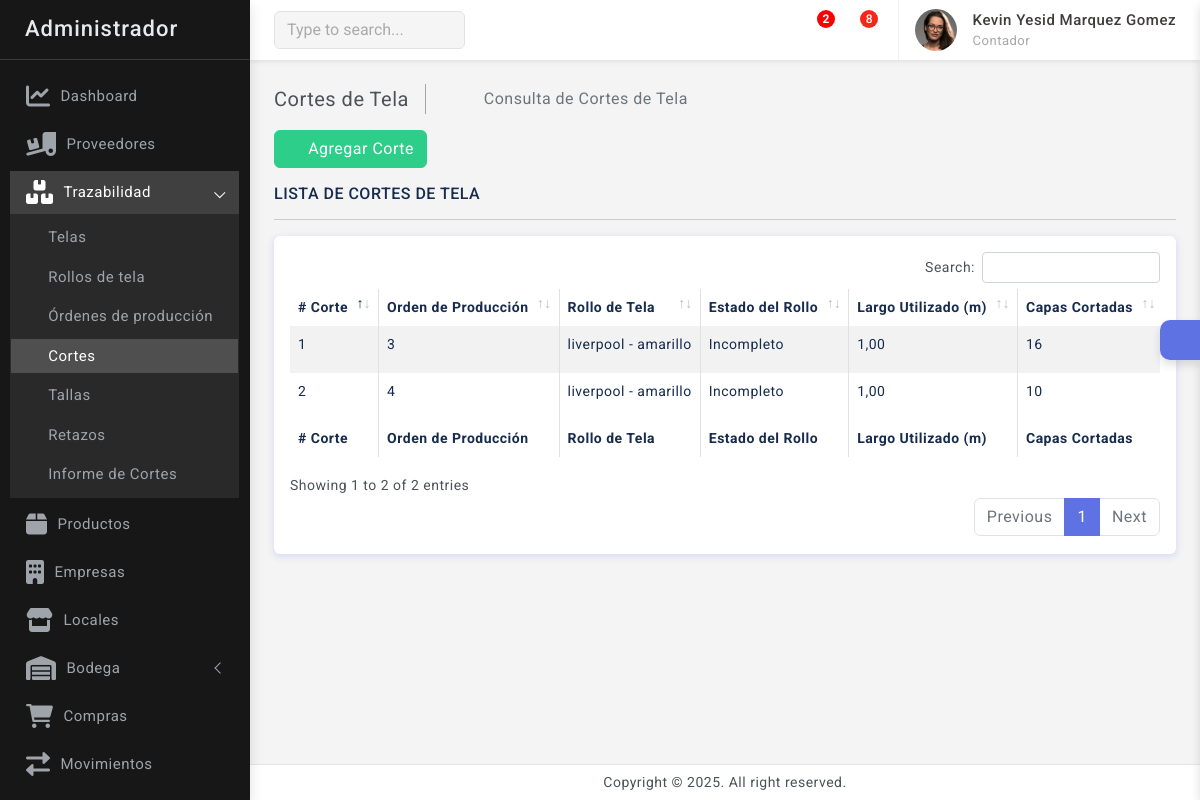
The app's page /trazabilidad/cortes_tela/ (signed in), older data.
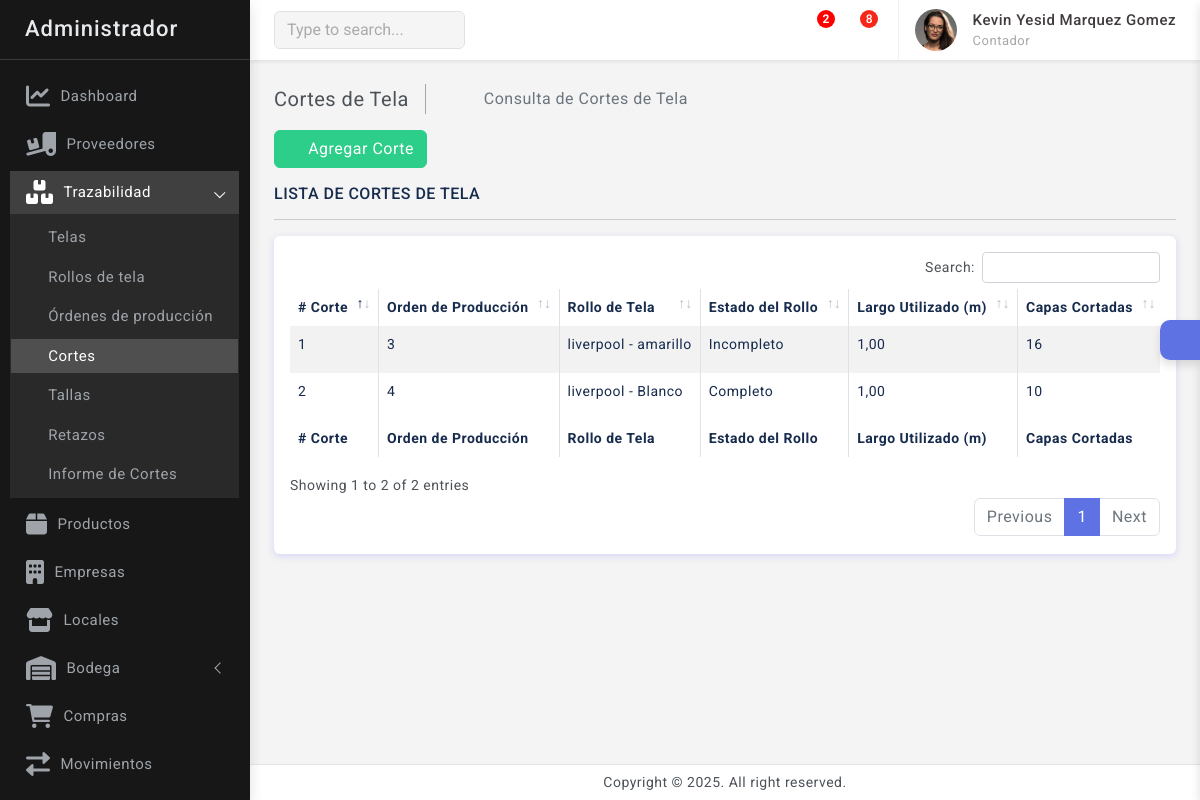
The same page, newer data.
### trazabilidad/models.py (models this page shows, shortened)
class CorteTela(models.Model):
    CATEGORIA = (
        ('Adulto', 'Adulto'),
        ('Niño', 'Niño'),
    )
    numero_corte = models.CharField(max_length=50, unique=True)
    orden = models.ForeignKey(OrdenProduccion, on_delete=models.CASCADE, related_name="cortes")
    rollo = models.ForeignKey(RolloTela, on_delete=models.CASCADE)
    largo_utilizado = models.DecimalField(max_digits=6, decimal_places=2)
    capas_cortadas = models.PositiveIntegerField()
    metros_tendidos = models.DecimalField(max_digits=6, decimal_places=2)
    medida_tendido_mesa = models.DecimalField(max_digits=6, decimal_places=2, null=True, blank=True)
    colas = models.DecimalField(max_digits=6, decimal_places=2)
    metros_dft_gastados = models.DecimalField(max_digits=6, decimal_places=2, null=True, blank=True)
    rendimiento_rollo = models.DecimalField(max_digits=6, decimal_places=2)
    fecha_corte = models.DateField()
    categoria = models.CharField(max_length=10, choices=CATEGORIA, default='Adulto')
    responsable = models.ForeignKey(PerfilUsuario, on_delete=models.CASCADE)

class RolloTela(models.Model):
    ESTADO = (
        ('Completo', 'Completo'),
        ('Incompleto', 'Incompleto'),
        ('Agotado', 'Agotado'),
    )
    numero_rollo        = models.CharField(max_length=50, db_index=True)
    referencia          = models.CharField(max_length=100, db_index=True)
    numero_referencia   = models.CharField(max_length=50, unique=True)
    tela                = models.ForeignKey(Tela, on_delete=models.CASCADE)
    color               = models.CharField(max_length=50, null=False, blank=False)
    metros_solicitados  = models.DecimalField(max_digits=6, decimal_places=2, default=0)
    largo_inicial       = models.DecimalField(max_digits=6, decimal_places=2, null=True, blank=True, default=0)
    largo_restante      = models.DecimalField(max_digits=6, decimal_places=2)
    kilos               = models.DecimalField(max_digits=6, decimal_places=2, default=0)
    estado              = models.CharField(max_length=50, choices=ESTADO, default='Completo')
    fecha_registro      = models.DateTimeField(null=False, blank=False)

class OrdenProduccion(models.Model):
    ESTADO_CHOICES = (
        ('Pendiente', 'Pendiente'),
        ('En Proceso', 'En Proceso'),
        ('Completada', 'Completada'),
        ('Cancelada', 'Cancelada'),
    )
    fecha = models.DateField(auto_now_add=True)
    producto = models.ForeignKey(Producto, on_delete=models.CASCADE, related_name="referencia_producto")
    cortador = models.ForeignKey(PerfilUsuario, on_delete=models.CASCADE, related_name="ordenes_produccion")
    total_unidades = models.PositiveIntegerField()
    observaciones = models.TextField(blank=True, null=True)
    estado = models.CharField(max_length=20, choices=ESTADO_CHOICES, default='Pendiente')
    class Meta:
        verbose_name='Orden Producción'
        verbose_name_plural='Ordenes Producción'

class Tela(models.Model):
    nombre      = models.CharField(max_length=100, unique=True, null=False, blank=False)
    proveedor   = models.ForeignKey(Proveedor, on_delete=models.CASCADE)

### trazabilidad/views.py (the view)
# urls.py: path('cortes_tela/', views.cortes, name='cortes'),
@login_required(login_url='login')
def cortes(request):
    cortes = CorteTela.objects.all()
    return render(request, 'trazabilidad/cortes/cortes.html', {'cortes': cortes})

### kiddes/context_processors.py (called while the page is built)
def global_context(request):
    user = None
    perfil = None
    contrato = None
    empresas = None
    if request.user.is_authenticated:
        user = request.user
        perfil = PerfilUsuario.objects.filter(usuario=request.user).first()
        if perfil:
            contrato = Contrato.objects.filter(perfil=perfil).first()
    empresas = Empresa.objects.all
    empresa_id = request.session.get('empresa_id')
    empresa_activa = None
    if empresa_id:
        empresa_activa = Empresa.objects.filter(id=empresa_id).first()
    return {
        'perfil': perfil,
        'user': user,
        'contrato': contrato,
        'empresas': empresas,
        'empresa_id': empresa_id,
        'empresa_activa': empresa_activa,
    }

### notificaciones/context_processors.py (called while the page is built)
def notificaciones_context(request):
    if request.user.is_authenticated:
        notificaciones = Notificacion.objects.filter(user=request.user, leida=False).order_by('-fecha_creacion')
    else:
        notificaciones = []
    return {'notificaciones': notificaciones}

### usuarios/models.py (called while the page is built)
    def __str__(self):
        return self.nombre

    def __str__(self):
        return f"{self.nombre} {self.apellido}"

    def full_name(self):
        return f'{self.nombre} {self.apellido}'

### templates/trazabilidad/cortes/cortes.html (shortened to what this page needs)
{% extends 'base.html' %}
{% block content %}
    <div class="page-wrapper">
        <div class="page-content">
            <div class="page-breadcrumb d-none d-sm-flex align-items-center mb-3">
                <div class="breadcrumb-title pe-3">Cortes de Tela</div>
                <div class="ps-3">
                    <nav aria-label="breadcrumb">
                        <ol class="breadcrumb mb-0 p-0">
                            <li class="breadcrumb-item">
                                <a href="{% url 'home' %}"><i class="bx bx-home-alt"></i></a>
                            </li>
                            <li class="breadcrumb-item active" aria-current="page">Consulta de Cortes de Tela</li>
                        </ol>
                    </nav>
                </div>
            </div>
            <div class="mb-3">
                <a href="{% url 'agregar_corte' %}" class="btn btn-success">
                    <i class="bx bx-plus"></i> Agregar Corte
                </a>
            </div>
            <h6 class="mb-0 text-uppercase">Lista de Cortes de Tela</h6>
            <hr />
            <div class="card">
                <div class="card-body">
                    <div class="table-responsive">
                        <table id="example2" class="table table-striped table-bordered">
                            <thead>
                                <tr>
                                    <th># Corte</th>
                                    <th>Orden de Producción</th>
                                    <th>Rollo de Tela</th>
                                    <th>Estado del Rollo</th>
                                    <th>Largo Utilizado (m)</th>
                                    <th>Capas Cortadas</th>
                                </tr>
                            </thead>
                            <tbody>
                                {% if cortes %}
                                    {% for corte in cortes %}
                                    <tr>
                                        <td>{{ corte.numero_corte }}</td>
                                        <td>{{ corte.orden.id }}</td>
                                        <td>{{ corte.rollo.tela.nombre }} - {{ corte.rollo.color }}</td>
                                        <td>{{ corte.rollo.estado }}</td>
                                        <td>{{ corte.largo_utilizado }}</td>
                                        <td>{{ corte.capas_cortadas }}</td>
                                    </tr>
                                    {% endfor %}
                                {% endif %}
                            </tbody>
                            <tfoot>
                                <tr>
                                    <th># Corte</th>
                                    <th>Orden de Producción</th>
                                    <th>Rollo de Tela</th>
                                    <th>Estado del Rollo</th>
                                    <th>Largo Utilizado (m)</th>
                                    <th>Capas Cortadas</th>
                                </tr>
                            </tfoot>
                        </table>
                    </div>
                </div>
            </div>
        </div>
    </div>
{% endblock %}

Row changes from the older to the newer data that the page shows:
changed CorteTela: rollo.color "amarillo" → "Blanco"; rollo.estado "Incompleto" → "Completo"
